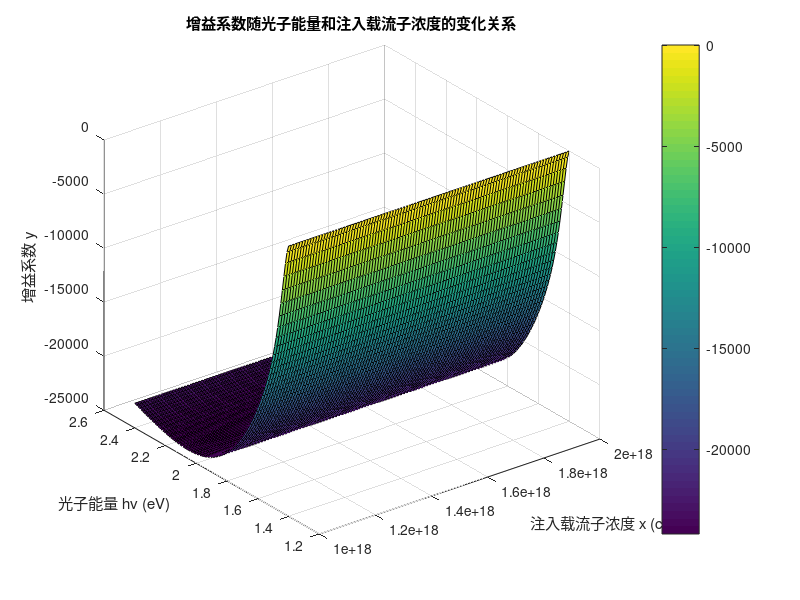

Reproduce this figure in MATLAB. (Note: this script raises an error after producing the figure.)
clear;
%%
% 定义函数
function y = gain_function(hv, x)
    y = 1.32e5 * ((hv - 1.4).^(1/2) ./ (hv.^2)) .* ...
        (1 ./ (exp((0.877 * (hv - 1.4) - 5.22e-18 * x.^(2/3)) / 0.026) + 1) - ...
         1 ./ (exp(-(0.123 * (hv - 1.4) - 7.3e-19 * x.^(2/3)) / 0.026) + 1));
end

% 参数定义
hv_range = linspace(1.4, 2.4, 100); % 光子能量范围 (eV)
x_range = linspace(1e18, 2e18, 100); % 注入载流子浓度范围 (cm^-3)

% 初始化矩阵
y_matrix = zeros(length(hv_range), length(x_range));

% 计算函数
for i = 1:length(hv_range)
    for j = 1:length(x_range)
        y_matrix(i, j) = gain_function(hv_range(i), x_range(j));
    end
end

% 绘制函数
figure;
surf(x_range, hv_range, y_matrix);
xlabel('注入载流子浓度 x (cm^{-3})');
ylabel('光子能量 hv (eV)');
zlabel('增益系数 y');
title('增益系数随光子能量和注入载流子浓度的变化关系');
colorbar;
grid on;
%%
% 参数定义
E_g = 1.40; % 带隙能量 (eV)
m_e = 0.07 * 9.10938356e-31; % 电子有效质量 (kg)
m_h = 0.5 * 9.10938356e-31; % 空穴有效质量 (kg)
n = 3.6; % 折射率
p_o = 1.2e18; % 掺杂浓度 (cm^-3)
tau_r = 2e-9; % 辐射复合寿命 (s)
k_B = 8.617333262e-5; % 玻尔兹曼常数 (eV/K)
T_0K = 0; % 0 K
T_300K = 300; % 300 K

% 光子能量范围 (eV)
hv_range = linspace(E_g, E_g + 1, 100);

% 注入载流子浓度范围 (cm^-3)
Delta_n_range = linspace(0, 2e18, 100);

% 计算增益系数峰值
gamma_peak_0K = zeros(size(Delta_n_range));
gamma_peak_300K = zeros(size(Delta_n_range));

for i = 1:length(Delta_n_range)
    Delta_n = Delta_n_range(i);
    
    % T = 0 K 下的增益系数
    f_c_0K = ones(size(hv_range));
    f_v_0K = zeros(size(hv_range));
    gamma_0K = calculate_gain(hv_range, f_c_0K, f_v_0K, m_e, m_h, E_g);
    gamma_peak_0K(i) = max(gamma_0K);
    
    % T = 300 K 下的增益系数
    E_F = E_g / 2; % 假设费米能级在带隙中间
    f_c_300K = 1 ./ (1 + exp((hv_range - E_F) / (k_B * T_300K)));
    f_v_300K = 1 ./ (1 + exp((E_F - hv_range) / (k_B * T_300K)));
    gamma_300K = calculate_gain(hv_range, f_c_300K, f_v_300K, m_e, m_h, E_g);
    gamma_peak_300K(i) = max(gamma_300K);
end

% 绘制增益系数峰值随 Delta_n 的变化关系
figure;
plot(Delta_n_range, gamma_peak_0K, 'r', 'LineWidth', 2);
hold on;
plot(Delta_n_range, gamma_peak_300K, 'b', 'LineWidth', 2);
xlabel('注入载流子浓度 \Delta n (cm^{-3})');
ylabel('增益系数峰值 \gamma_o(v) (cm^{-1})');
title('增益系数峰值随 \Delta n 的变化关系');
legend('T = 0 K', 'T = 300 K');
grid on;

% (d) 使用线性近似模型，计算损耗系数 α 和透明载流子浓度 Δn_T
% 假设线性近似模型为 γ_p = α (Δn - Δn_T)
% 通过实验数据或理论计算，确定 α 和 Δn_T 的值
% 这里假设 α = 600 cm^-1 和 Δn_T = 1.25e18 cm^-3
alpha = 600; % 损耗系数 (cm^-1)
Delta_n_T = 1.25e18; % 透明载流子浓度 (cm^-3)

% (e) 绘制放大器的总带宽随 Δn 的变化关系
% 总带宽（单位：Hz, nm 和 eV）
% 计算不同 Δn 下的增益带宽
bandwidth_Hz = zeros(size(Delta_n_range));
bandwidth_nm = zeros(size(Delta_n_range));
bandwidth_eV = zeros(size(Delta_n_range));

for i = 1:length(Delta_n_range)
    Delta_n = Delta_n_range(i);
    gamma_p = alpha * (Delta_n - Delta_n_T);
    bandwidth_Hz(i) = calculate_bandwidth(gamma_p);
    bandwidth_nm(i) = convert_Hz_to_nm(bandwidth_Hz(i));
    bandwidth_eV(i) = convert_Hz_to_eV(bandwidth_Hz(i));
end

% 绘制带宽随 Δn 的变化关系
figure;
subplot(3,1,1);
plot(Delta_n_range, bandwidth_Hz, 'g', 'LineWidth', 2);
xlabel('注入载流子浓度 \Delta n (cm^{-3})');
ylabel('带宽 (Hz)');
title('带宽随 \Delta n 的变化关系 (Hz)');
grid on;

subplot(3,1,2);
plot(Delta_n_range, bandwidth_nm, 'm', 'LineWidth', 2);
xlabel('注入载流子浓度 \Delta n (cm^{-3})');
ylabel('带宽 (nm)');
title('带宽随 \Delta n 的变化关系 (nm)');
grid on;

subplot(3,1,3);
plot(Delta_n_range, bandwidth_eV, 'c', 'LineWidth', 2);
xlabel('注入载流子浓度 \Delta n (cm^{-3})');
ylabel('带宽 (eV)');
title('带宽随 \Delta n 的变化关系 (eV)');
grid on;

% 计算增益系数的函数
function gamma = calculate_gain(hv, f_c, f_v, m_e, m_h, E_g)
    e = 1.602176634e-19; % 电子电荷 (C)
    hbar = 1.054571817e-34; % 约化普朗克常数 (Js)
    c = 2.99792458e8; % 光速 (m/s)
    epsilon_0 = 8.8541878128e-12; % 真空介电常数 (F/m)
    
    gamma = (e^2 * hbar^2 / (4 * pi^2 * c * epsilon_0 * m_e * m_h)) * (f_c .* f_v ./ hv);
end

% 计算带宽的函数
function bandwidth = calculate_bandwidth(gamma_p)
    % 这里假设带宽与增益系数成正比
    bandwidth = gamma_p * 1e12; % 假设比例系数为 1e12
end

% 将带宽从 Hz 转换为 nm
function bandwidth_nm = convert_Hz_to_nm(bandwidth_Hz)
    c = 2.99792458e8; % 光速 (m/s)
    bandwidth_nm = c ./ (bandwidth_Hz * 1e9); % 转换为 nm
end

% 将带宽从 Hz 转换为 eV
function bandwidth_eV = convert_Hz_to_eV(bandwidth_Hz)
    h = 6.62607015e-34; % 普朗克常数 (Js)
    e = 1.602176634e-19; % 电子电荷 (C)
    bandwidth_eV = h * bandwidth_Hz / e; % 转换为 eV
end
